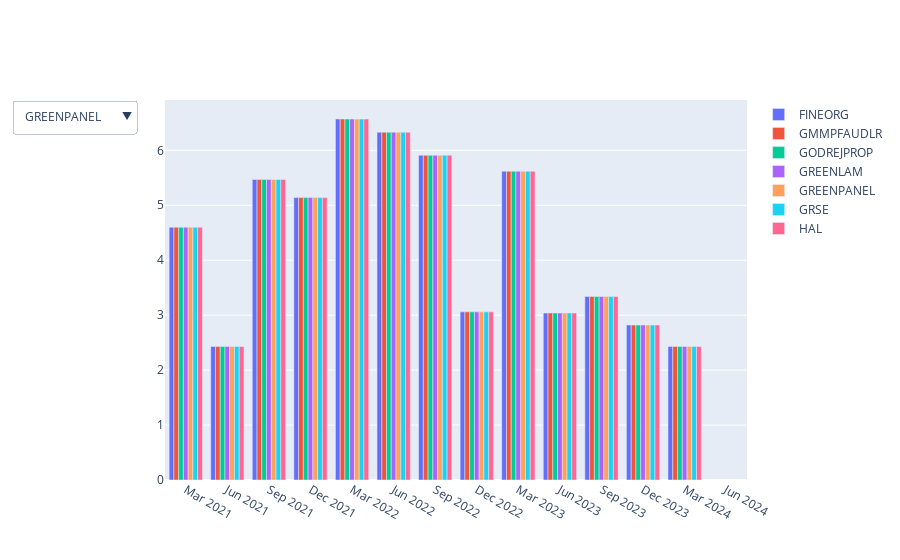

The cell this chart's notebook holds for it:
### Code cell
# https://stackoverflow.com/a/45391884/1176573

# plotly setup
fig = go.Figure()

# Add traces, starting from First Column. Each column is a stock data.
for mycolumn in df.columns[start_limit:end_limit]:
    #fig.add_traces( go.Scatter(x=list(df.Quarters), y=list(df[mycolumn]), name=mycolumn,) )
    fig.add_traces( go.Bar(x=list(df.Quarters), y=list(df[mycolumn]), name=mycolumn,) )

button_list = []

for mycolumn in df.columns[start_limit:end_limit]:
    button_list.append(
        {
            'method': 'restyle', # restyle , update
            'label': mycolumn,
            'args': [ { 'x': [list(df['Quarters'])]  , 'y': [list(df[mycolumn])]  } ]
        }
    )

updatemenus = [
    { 'buttons':  button_list,
      'direction': 'down',
      'showactive': False,
    }
]

# update layout with buttons, and show the figure
fig.update_layout(updatemenus=updatemenus)
fig.show()

### Figure 1 — Plotly figure (JSON) as saved in the notebook; plotly's stock layout.template omitted (floating-point values rounded to 4 significant figures)
{"data": [{"name": "FINEORG", "type": "bar", "x": ["Mar 2021", "Jun 2021", "Sep 2021", "Dec 2021", "Mar 2022", "Jun 2022", "Sep 2022", "Dec 2022", "Mar 2023", "Jun 2023", "Sep 2023", "Dec 2023", "Mar 2024", "Jun 2024"], "y": [4.6, 2.43, 5.47, 5.14, 6.57, 6.33, 5.91, 3.06, 5.62, 3.04, 3.34, 2.82, 2.43, null]}, {"name": "GMMPFAUDLR", "type": "bar", "x": ["Mar 2021", "Jun 2021", "Sep 2021", "Dec 2021", "Mar 2022", "Jun 2022", "Sep 2022", "Dec 2022", "Mar 2023", "Jun 2023", "Sep 2023", "Dec 2023", "Mar 2024", "Jun 2024"], "y": [4.6, 2.43, 5.47, 5.14, 6.57, 6.33, 5.91, 3.06, 5.62, 3.04, 3.34, 2.82, 2.43, null]}, {"name": "GODREJPROP", "type": "bar", "x": ["Mar 2021", "Jun 2021", "Sep 2021", "Dec 2021", "Mar 2022", "Jun 2022", "Sep 2022", "Dec 2022", "Mar 2023", "Jun 2023", "Sep 2023", "Dec 2023", "Mar 2024", "Jun 2024"], "y": [4.6, 2.43, 5.47, 5.14, 6.57, 6.33, 5.91, 3.06, 5.62, 3.04, 3.34, 2.82, 2.43, null]}, {"name": "GREENLAM", "type": "bar", "x": ["Mar 2021", "Jun 2021", "Sep 2021", "Dec 2021", "Mar 2022", "Jun 2022", "Sep 2022", "Dec 2022", "Mar 2023", "Jun 2023", "Sep 2023", "Dec 2023", "Mar 2024", "Jun 2024"], "y": [4.6, 2.43, 5.47, 5.14, 6.57, 6.33, 5.91, 3.06, 5.62, 3.04, 3.34, 2.82, 2.43, null]}, {"name": "GREENPANEL", "type": "bar", "x": ["Mar 2021", "Jun 2021", "Sep 2021", "Dec 2021", "Mar 2022", "Jun 2022", "Sep 2022", "Dec 2022", "Mar 2023", "Jun 2023", "Sep 2023", "Dec 2023", "Mar 2024", "Jun 2024"], "y": [4.6, 2.43, 5.47, 5.14, 6.57, 6.33, 5.91, 3.06, 5.62, 3.04, 3.34, 2.82, 2.43, null]}, {"name": "GRSE", "type": "bar", "x": ["Mar 2021", "Jun 2021", "Sep 2021", "Dec 2021", "Mar 2022", "Jun 2022", "Sep 2022", "Dec 2022", "Mar 2023", "Jun 2023", "Sep 2023", "Dec 2023", "Mar 2024", "Jun 2024"], "y": [4.6, 2.43, 5.47, 5.14, 6.57, 6.33, 5.91, 3.06, 5.62, 3.04, 3.34, 2.82, 2.43, null]}, {"name": "HAL", "type": "bar", "x": ["Mar 2021", "Jun 2021", "Sep 2021", "Dec 2021", "Mar 2022", "Jun 2022", "Sep 2022", "Dec 2022", "Mar 2023", "Jun 2023", "Sep 2023", "Dec 2023", "Mar 2024", "Jun 2024"], "y": [4.6, 2.43, 5.47, 5.14, 6.57, 6.33, 5.91, 3.06, 5.62, 3.04, 3.34, 2.82, 2.43, null]}], "layout": {"autosize": true, "updatemenus": [{"active": 4, "buttons": [{"args": [{"x": [["Mar 2021", "Jun 2021", "Sep 2021", "Dec 2021", "Mar 2022", "Jun 2022", "Sep 2022", "Dec 2022", "Mar 2023", "Jun 2023", "Sep 2023", "Dec 2023", "Mar 2024", "Jun 2024"]], "y": [[null, 11.71, 16.27, 16.95, 39.74, 52.12, 66.09, 34.65, 48.74, 32.54, 33.71, 30.73, 37.36, 36.94]]}], "label": "FINEORG", "method": "restyle"}, {"args": [{"x": [["Mar 2021", "Jun 2021", "Sep 2021", "Dec 2021", "Mar 2022", "Jun 2022", "Sep 2022", "Dec 2022", "Mar 2023", "Jun 2023", "Sep 2023", "Dec 2023", "Mar 2024", "Jun 2024"]], "y": [[null, 0.59, 7.88, 7.25, 3.65, 10.14, 14.45, 4.15, 7.86, 11.27, 15.82, 6.43, 6.91, 5.62]]}], "label": "GMMPFAUDLR", "method": "restyle"}, {"args": [{"x": [["Mar 2021", "Jun 2021", "Sep 2021", "Dec 2021", "Mar 2022", "Jun 2022", "Sep 2022", "Dec 2022", "Mar 2023", "Jun 2023", "Sep 2023", "Dec 2023", "Mar 2024", "Jun 2024"]], "y": [[null, 0.61, 1.29, 1.4, 9.37, 1.64, 1.98, 2.11, 14.82, 4.49, 2.4, 2.24, 16.95, 18.7]]}], "label": "GODREJPROP", "method": "restyle"}, {"args": [{"x": [["Mar 2021", "Jun 2021", "Sep 2021", "Dec 2021", "Mar 2022", "Jun 2022", "Sep 2022", "Dec 2022", "Mar 2023", "Jun 2023", "Sep 2023", "Dec 2023", "Mar 2024", "Jun 2024"]], "y": [[null, 1.44, 1.72, 2.23, 2.12, 2.05, 2.3, 2.26, 3.63, 2.61, 3.07, 1.98, 3.21, 1.59]]}], "label": "GREENLAM", "method": "restyle"}, {"args": [{"x": [["Mar 2021", "Jun 2021", "Sep 2021", "Dec 2021", "Mar 2022", "Jun 2022", "Sep 2022", "Dec 2022", "Mar 2023", "Jun 2023", "Sep 2023", "Dec 2023", "Mar 2024", "Jun 2024"]], "y": [[4.6, 2.43, 5.47, 5.14, 6.57, 6.33, 5.91, 3.06, 5.62, 3.04, 3.34, 2.82, 2.43, null]]}], "label": "GREENPANEL", "method": "restyle"}, {"args": [{"x": [["Mar 2021", "Jun 2021", "Sep 2021", "Dec 2021", "Mar 2022", "Jun 2022", "Sep 2022", "Dec 2022", "Mar 2023", "Jun 2023", "Sep 2023", "Dec 2023", "Mar 2024", "Jun 2024"]], "y": [[null, 1.8, 5.13, 5.5, 4.12, 4.38, 5.13, 5.58, 4.83, 6.69, 7.05, 7.7, 9.74, 7.61]]}], "label": "GRSE", "method": "restyle"}, {"args": [{"x": [["Mar 2021", "Jun 2021", "Sep 2021", "Dec 2021", "Mar 2022", "Jun 2022", "Sep 2022", "Dec 2022", "Mar 2023", "Jun 2023", "Sep 2023", "Dec 2023", "Mar 2024", "Jun 2024"]], "y": [[null, 2.91, 12.66, 13.96, 46.43, 9.27, 18.26, 17.27, 42.33, 12.17, 18.49, 18.86, 64.43, 21.49]]}], "label": "HAL", "method": "restyle"}], "direction": "down", "showactive": false}], "xaxis": {"autorange": true, "range": [-0.5, 13.5], "type": "category"}, "yaxis": {"autorange": true, "range": [0, 6.916], "type": "linear"}}}
